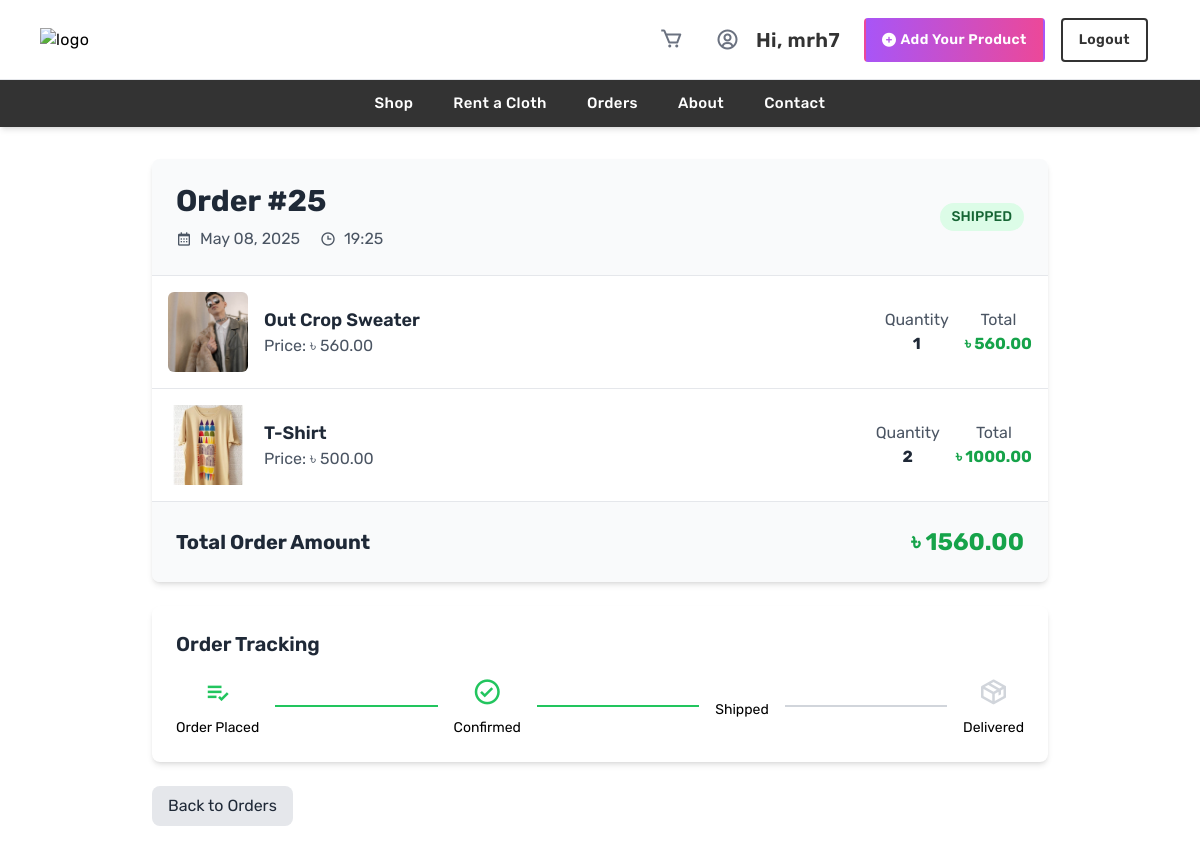
The app's page /orders/25/ (signed in) with its own data.
### shop/models.py (models this page shows, shortened)
class Order(models.Model):
    user = models.ForeignKey(User, on_delete=models.CASCADE, related_name='orders')
    created_at = models.DateTimeField(auto_now_add=True)
    updated_at = models.DateTimeField(auto_now=True)
    status = models.CharField(
        max_length=20,
        choices=[
            ('Pending', 'Pending'),
            ('Confirmed', 'Confirmed'),
            ('Shipped', 'Shipped'),
            ('Delivered', 'Delivered'),
            ('Cancelled', 'Cancelled'),
        ],
        default='Pending'
    )
    total_price = models.DecimalField(max_digits=10, decimal_places=2, blank=True, null=True)
    address = models.TextField(blank=True, null=True)
    phone = models.CharField(max_length=15, blank=True, null=True)
    payment_method = models.CharField(
        max_length=20,
        choices=[
            ('Bkash', 'Bkash'),
            ('Nagad', 'Nagad'),
            ('Cash on Delivery', 'Cash on Delivery'),
        ],
        default='Cash on Delivery'
    )

class OrderItem(models.Model):
    order = models.ForeignKey(Order, on_delete=models.CASCADE, related_name='items')
    product = models.ForeignKey(Product, on_delete=models.CASCADE)
    quantity = models.PositiveIntegerField(default=1)
    price = models.DecimalField(max_digits=10, decimal_places=2)

class Product(models.Model):
    CATEGORY_CHOICES = [
    ('Kids', 'Kids'),
    ('Women', 'Women'),
    ('Men', 'Men'),
    ('Thrifting Clothes', 'Thrifting Clothes'),
    ('Summer Collection', 'Summer Collection'),]
    name = models.CharField(max_length=255)
    description = models.TextField()
    price = models.DecimalField(max_digits=10, decimal_places=2)
    category = models.CharField(max_length=50, choices=CATEGORY_CHOICES)
    seller = models.ForeignKey(User, on_delete=models.CASCADE, related_name='products')
    image = models.ImageField(upload_to='product_images/', blank=True, null=True)
    stock = models.PositiveIntegerField(default=1)
    is_available = models.BooleanField(default=True)

### shop/views.py (the view)
# urls.py: path('orders/<int:order_id>/',order_detail, name='order_detail'),
@login_required(login_url='login')
def order_detail(request, order_id):
    order = get_object_or_404(Order, id=order_id, user=request.user)
    return render(request, 'order_detail.html', {'order': order})

### templates/order_detail.html (shortened to what this page needs)
{% extends "base.html" %}
{% block content %}
<div class="container mx-auto px-4 py-8 min-h-screen">
    <div class="max-w-4xl mx-auto">
        <div class="bg-white shadow-md rounded-lg overflow-hidden">
            <div class="bg-gray-50 p-6 border-b border-gray-200">
                <div class="flex justify-between items-center">
                    <div>
                        <h1 class="text-3xl font-bold text-gray-800">Order #{{ order.id }}</h1>
                        <div class="mt-2 text-gray-600">
                            <span class="mr-4">
                                <i class="bx bx-calendar mr-1 align-middle"></i>
                                {{ order.created_at|date:"F d, Y" }}
                            </span>
                            <span>
                                <i class="bx bx-time mr-1 align-middle"></i>
                                {{ order.created_at|date:"H:i" }}
                            </span>
                        </div>
                    </div>
                    <span class="
                        {% if order.status == 'Pending' %}bg-yellow-100 text-yellow-800
                        {% elif order.status == 'Confirmed' %}bg-blue-100 text-blue-800
                        {% elif order.status == 'Shipped' %}bg-green-100 text-green-800
                        {% elif order.status == 'Delivered' %}bg-green-200 text-green-900
                        {% else %}bg-red-100 text-red-800
                        {% endif %}
                        px-3 py-1 rounded-full text-sm font-medium uppercase">
                        {{ order.status }}
                    </span>
                </div>
            </div>
            <div class="divide-y divide-gray-200">
                {% for item in order.items.all %}
                <div class="flex items-center p-4 hover:bg-gray-50 transition-colors">
                    <div class="w-20 h-20 mr-4 flex-shrink-0">
                        {% if item.product.image %}
                        <img src="{{ item.product.image.url }}" alt="{{ item.product.name }}"
                            class="w-full h-full object-cover rounded-md">
                        {% else %}
                        <div
                            class="w-full h-full bg-gray-200 rounded-md flex items-center justify-center text-gray-500">
                            No Image
                        </div>
                        {% endif %}
                    </div>
                    <div class="flex-grow">
                        <h2 class="text-lg font-semibold text-gray-800">{{ item.product.name }}</h2>
                        <p class="text-gray-600">Price: ৳ {{ item.product.price }}</p>
                    </div>
                    <div class="flex items-center space-x-4">
                        <div class="text-center">
                            <span class="text-gray-600 block">Quantity</span>
                            <span class="font-bold text-gray-800">{{ item.quantity }}</span>
                        </div>
                        <div class="text-center">
                            <span class="text-gray-600 block">Total</span>
                            <span class="font-bold text-green-600">৳ {{ item.price }}</span>
                        </div>
                    </div>
                </div>
                {% endfor %}
            </div>
            <div class="bg-gray-50 p-6 border-t border-gray-200 flex justify-between items-center">
                <span class="text-xl font-bold text-gray-800">Total Order Amount</span>
                <span class="text-2xl font-bold text-green-600">৳ {{ order.total_price }}</span>
            </div>
        </div>
        <div class="mt-6 bg-white shadow-md rounded-lg p-6">
            <h3 class="text-xl font-semibold mb-4 text-gray-800">Order Tracking</h3>
            <div class="flex items-center justify-between">
                <div class="flex flex-col items-center">
                    <i
                        class="bx bx-list-check text-3xl
                        {% if order.status in 'Pending,Confirmed,Shipped,Delivered' %}text-green-500{% else %}text-gray-300{% endif %}"></i>
                    <span class="mt-2 text-sm">Order Placed</span>
                </div>
                <div
                    class="flex-grow border-t-2 mx-4
                    {% if order.status in 'Confirmed,Shipped,Delivered' %}border-green-500{% else %}border-gray-300{% endif %}">
                </div>
                <div class="flex flex-col items-center">
                    <i
                        class="bx bx-check-circle text-3xl
                        {% if order.status in 'Confirmed,Shipped,Delivered' %}text-green-500{% else %}text-gray-300{% endif %}"></i>
                    <span class="mt-2 text-sm">Confirmed</span>
                </div>
                <div class="flex-grow border-t-2 mx-4
                    {% if order.status in 'Shipped,Delivered' %}border-green-500{% else %}border-gray-300{% endif %}">
                </div>
                <div class="flex flex-col items-center">
                    <span class="mt-2 text-sm">Shipped</span>
                </div>
                <div class="flex-grow border-t-2 mx-4
                    {% if order.status == 'Delivered' %}border-green-500{% else %}border-gray-300{% endif %}"></div>
                <div class="flex flex-col items-center">
                    <i class="bx bx-package text-3xl
                        {% if order.status == 'Delivered' %}text-green-500{% else %}text-gray-300{% endif %}"></i>
                    <span class="mt-2 text-sm">Delivered</span>
                </div>
            </div>
        </div>
        <div class="mt-6 flex justify-between">
            <a href="{% url 'orders' %}"
                class="bg-gray-200 text-gray-800 px-4 py-2 rounded-lg hover:bg-gray-300 transition">
                Back to Orders
            </a>
        </div>
    </div>
</div>
{% endblock %}

### templates/Base.html (shortened to what this page needs)
<!DOCTYPE html>
<html lang="en">
<head>
    <script src="https://cdn.tailwindcss.com"></script>
    <link rel="stylesheet" href="https://cdnjs.cloudflare.com/ajax/libs/font-awesome/6.0.0-beta3/css/all.min.css">
    <link rel="stylesheet" href="https://cdn.jsdelivr.net/npm/boxicons@2.1.4/css/boxicons.min.css">
</head>
<body>
    <header class='shadow-md tracking-wide relative z-50 bg-[#fef9ea]'>
        <section
            class='md:flex lg:items-center relative py-3 lg:px-10 px-4 border-gray-200 border-b bg-white lg:min-h-[80px] max-lg:min-h-[60px]'>
            <a href="{% url 'home' %}" class="max-sm:w-full max-sm:mb-3 shrink-0"><img
                    src="https://i.postimg.cc/ZY3hxxWk/secondspin.png" alt="logo" class='w-[160px]' />
            </a>
            <div class='flex flex-wrap w-full items-center'>
                <div class="ml-auto max-lg:mt-4">
                    <ul class='flex items-center'>
                        <li class='max-lg:py-2 px-3 cursor-pointer'>
                            <span class="relative">
                                <a href="{% url 'cart' %}" class='text-[15px] font-medium text-[#333]'>
                                    <i class="bx bx-cart text-gray-500 ml-2 text-2xl"></i>
                                </a>
                            </span>
                        </li>
                        {% if user.is_authenticated %}
                        <li class='flex text-[15px] max-lg:py-2 px-3 hover:text-[#007bff] hover:fill-[#007bff]'>
                            <a href="{% url 'user_profile' %}" class="flex items-center">
                                <i class="bx bx-user-circle text-gray-500 ml-2 text-2xl"></i>
                            </a>
                            <a href="#" class='px-4 py-2 text-xl rounded font-semibold text-[#333]'>Hi, {{user.username}}</a>
                            <a href="{% url 'create_product' %}"
                                class="add-product-btn ml-2 px-4 py-2 text-sm rounded font-semibold text-white bg-gradient-to-r from-purple-500 to-pink-500 border-2 border-transparent hover:from-purple-600 hover:to-pink-600 flex items-center">
                                <i class="fas fa-plus-circle mr-1 plus-icon"></i>
                                Add Your Product
                            </a>
                            <a href="{% url 'logout' %}"
                                class='ml-4 px-4 py-2 text-sm rounded font-semibold text-[#333] border-2 border-[#333] bg-transparent transition-colors duration-300 hover:bg-black hover:text-white hover:border-black flex items-center justify-center'>
                                Logout
                            </a>
                        </li>
                        {% else %}
                        <li class='flex text-[15px] max-lg:py-2 px-3 hover:text-[#007bff] hover:fill-[#007bff]'>
                            <a href="{% url 'login' %}"
                                class='px-4 py-2 text-sm rounded font-semibold text-[#333] border-2 border-[#333] bg-transparent'>Sign
                                In</a>
                        </li>
                        {% endif %}
                    </ul>
                </div>
            </div>
        </section>
        <div id="collapseMenu"
            class='max-lg:hidden lg:!block max-lg:before:fixed max-lg:before:bg-black max-lg:before:opacity-50 max-lg:before:inset-0 max-lg:before:z-50'>
            <ul
                class='lg:flex lg:flex-wrap lg:items-center lg:justify-center px-10 py-3 bg-[#333] min-h-[46px] gap-4 max-lg:space-y-4 max-lg:fixed max-lg:w-1/2 max-lg:min-w-[300px] max-lg:top-0 max-lg:left-0 max-lg:p-6 max-lg:h-full max-lg:shadow-md max-lg:overflow-auto z-50'>
                <li class='max-lg:border-b max-lg:py-3 px-3'><a href="{% url 'shop' %}"
                        class='hover:text-yellow-300 text-white text-[15px] font-medium block'>Shop</a></li>
                <li class='max-lg:border-b max-lg:py-3 px-3'><a href="{% url 'rental_products' %}"
                        class='hover:text-yellow-300 text-white text-[15px] font-medium block'>Rent a Cloth</a></li>
                <li class='max-lg:border-b max-lg:py-3 px-3'><a href='{% url "orders" %}'
                        class='hover:text-yellow-300 text-white text-[15px] font-medium block'>Orders</a></li>
                <li class='max-lg:border-b max-lg:py-3 px-3'><a href='{% url "About" %}'
                        class='hover:text-yellow-300 text-white text-[15px] font-medium block'>About</a></li>
                <li class='max-lg:border-b max-lg:py-3 px-3'><a href='{% url "Contact" %}'
                        class='hover:text-yellow-300 text-white text-[15px] font-medium block'>Contact</a></li>
            </ul>
        </div>
    </header>
    <main>
        {% block content %}{% endblock %}
    </main>
</body>
</html>

### templates/Base.html (style rules this page uses)
body { font-family: "Rubik", sans-serif; }
.add-product-btn { position: relative; transition: all 0.3s ease; animation: glow 2s infinite; overflow: hidden; }
.add-product-btn::before { content: ''; position: absolute; top: -50%; left: -50%; width: 200%; height: 200%; background: radial-gradient(circle, rgba(255, 255, 255, 0.3) 0%, rgba(255, 255, 255, 0) 70%); transform: rotate(0deg); animation: rotate 8s linear infinite; opacity: 0; transition: opacity 0.3s ease; }
.plus-icon { animation: pulse-scale 1.5s ease-in-out infinite; }

### records on screen
Order: id "25", created_at "May 08, 2025", created_at "19:25", status "SHIPPED", total_price "1560.00"
OrderItem: product.image (picture), product.name "Out Crop Sweater", product.price "560.00", quantity "1", price "560.00"
OrderItem: product.image (picture), product.name "T-Shirt", product.price "500.00", quantity "2", price "1000.00"

### other values on screen
{{ user.username }} "mrh7"
